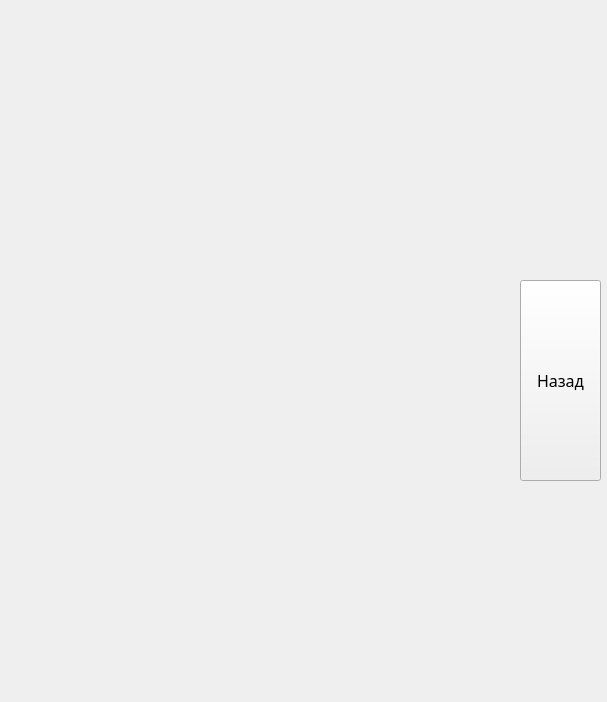
<?xml version="1.0" encoding="UTF-8"?>
<ui version="4.0">
 <class>Form</class>
 <widget class="QWidget" name="Form">
  <property name="geometry">
   <rect>
    <x>0</x>
    <y>0</y>
    <width>607</width>
    <height>702</height>
   </rect>
  </property>
  <property name="windowTitle">
   <string>Form</string>
  </property>
  <widget class="QLabel" name="label">
   <property name="geometry">
    <rect>
     <x>-640</x>
     <y>-380</y>
     <width>1631</width>
     <height>1111</height>
    </rect>
   </property>
   <property name="text">
    <string/>
   </property>
   <property name="pixmap">
    <pixmap>фон.png</pixmap>
   </property>
  </widget>
  <widget class="QPushButton" name="nazad">
   <property name="geometry">
    <rect>
     <x>520</x>
     <y>280</y>
     <width>81</width>
     <height>201</height>
    </rect>
   </property>
   <property name="font">
    <font>
     <family>Segoe Print</family>
     <pointsize>12</pointsize>
    </font>
   </property>
   <property name="text">
    <string>Назад</string>
   </property>
  </widget>
  <widget class="QLabel" name="label_2">
   <property name="geometry">
    <rect>
     <x>10</x>
     <y>10</y>
     <width>491</width>
     <height>681</height>
    </rect>
   </property>
   <property name="text">
    <string/>
   </property>
   <property name="pixmap">
    <pixmap>7.png</pixmap>
   </property>
  </widget>
 </widget>
 <resources/>
 <connections/>
</ui>
